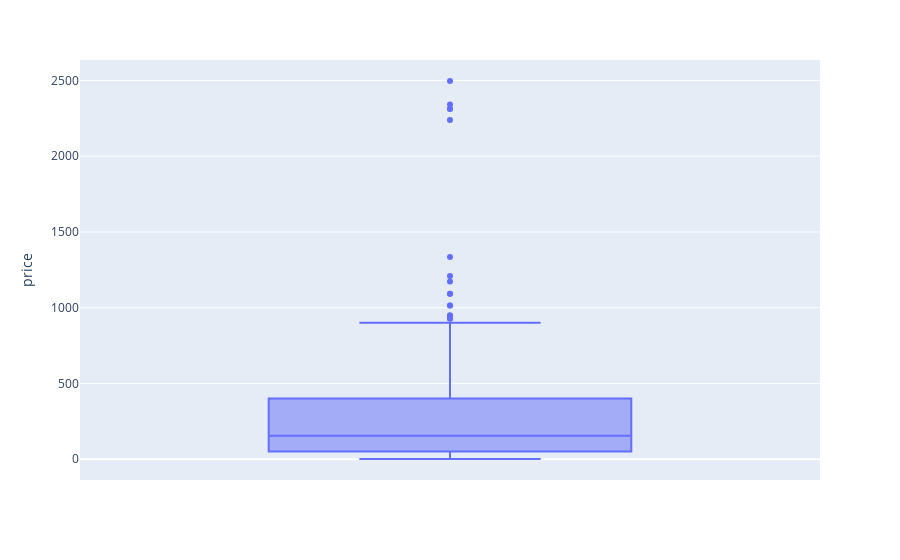

Write notebook code for a chart like this one.
### Code cell
px.box(sdf_raw.toPandas(), y="price")

### Figure 1 — Plotly figure (JSON) as saved in the notebook; plotly's stock layout.template omitted (floating-point values rounded to 4 significant figures; data arrays with more than 128 entries replaced by an {"elided": "..."} marker saying what was removed)
{"data": [{"alignmentgroup": "True", "hovertemplate": "price=%{y}<extra></extra>", "legendgroup": "", "marker": {"color": "#636efa"}, "name": "", "notched": false, "offsetgroup": "", "orientation": "v", "showlegend": false, "type": "box", "x0": " ", "xaxis": "x", "y": {"elided": "217 float values"}, "y0": " ", "yaxis": "y"}], "layout": {"boxmode": "group", "legend": {"tracegroupgap": 0}, "margin": {"t": 60}, "xaxis": {"anchor": "y", "domain": [0, 1]}, "yaxis": {"anchor": "x", "domain": [0, 1], "title": {"text": "price"}}}}
